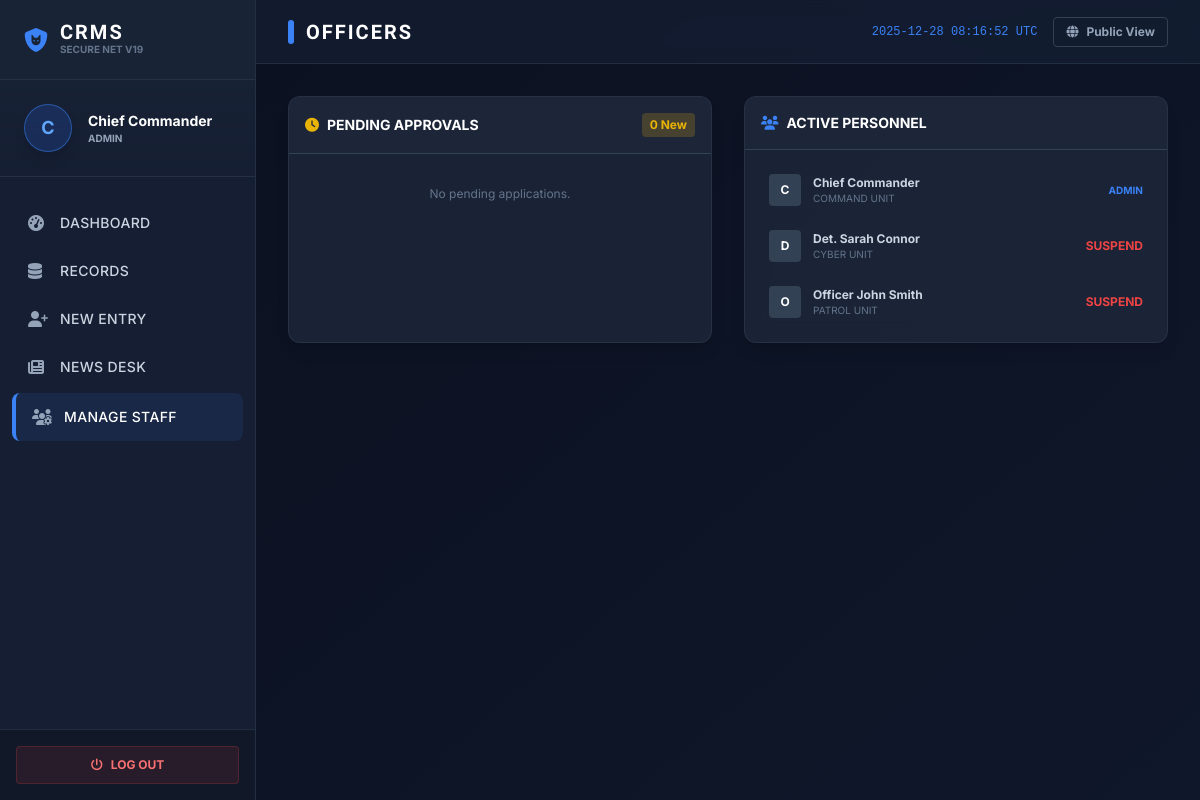
The app's page /login.php?page=officers (signed in) with its own data.
### tables this page shows
CREATE TABLE IF NOT EXISTS users (
    user_id INT PRIMARY KEY AUTO_INCREMENT,
    full_name VARCHAR(100) NOT NULL,
    username VARCHAR(50) NOT NULL UNIQUE,
    password VARCHAR(255) NOT NULL,
    role ENUM('admin', 'officer', 'newscaster') DEFAULT 'officer',
    unit VARCHAR(50) DEFAULT 'General',
    status ENUM('active', 'pending', 'suspended') DEFAULT 'pending',
    last_login DATETIME,
    face_image LONGTEXT,  
    created_at TIMESTAMP DEFAULT CURRENT_TIMESTAMP
);

### login.php (the view, shortened to what the rows shown need)
<?php
$db_host = "localhost"; $db_user = "root"; $db_pass = "";
$conn = null;
try {
    $conn = @new mysqli($db_host, $db_user, $db_pass, "crms_db1");
} catch (Exception $e) {
    die("System Error: Database connection failed. Please ensure XAMPP/WAMP is running and 'crms_db' exists.");
}
try {
    $conn->query("CREATE TABLE IF NOT EXISTS news_feed (
        news_id INT AUTO_INCREMENT PRIMARY KEY,
        title VARCHAR(255),
        content TEXT,
        type VARCHAR(50),
        media VARCHAR(255),
        author_id INT,
        is_public TINYINT(1) DEFAULT 1,
        created_at TIMESTAMP DEFAULT CURRENT_TIMESTAMP
    )");
} catch (Exception $e) {}
$user_id = $_SESSION['user_id'] ?? 0;
$page = $_GET['page'] ?? 'login';
?>
<!DOCTYPE html>
<html lang="en" class="dark">
<head>
    <script src="https://cdn.tailwindcss.com"></script>
    <link rel="stylesheet" href="https://cdnjs.cloudflare.com/ajax/libs/font-awesome/6.4.0/css/all.min.css">
</head>
<body class="bg-darkbg text-slate-300 font-sans antialiased min-h-screen">
    <?php if (!$user_id): ?>
        <div class="min-h-screen flex items-center justify-center p-4 relative overflow-hidden">
            <div class="absolute inset-0 bg-[url('https://images.unsplash.com/photo-1550751827-4bd374c3f58b?q=80&w=1920')] bg-cover opacity-10"></div>
            <div class="relative z-10 w-full max-w-md glass rounded-2xl shadow-2xl overflow-hidden border border-slate-700/50">
                <div class="bg-gradient-to-r from-blue-900/50 to-slate-900/50 p-8 text-center border-b border-slate-700/50">
                    <i class="fa-solid fa-shield-cat text-5xl text-blue-500 mb-4"></i>
                    <h2 class="font-display text-3xl font-bold uppercase text-white"><?php echo $page=='register'?'Officer Intake':'Secure Login'; ?></h2>
                    <p class="text-xs text-blue-300 uppercase tracking-widest mt-1">National Crime Bureau</p>
                </div>
                <div class="p-8">
                    <form method="POST" class="space-y-5">
                        <?php if ($page == 'register'): ?>
                            <div><label class="text-[10px] font-bold uppercase text-slate-500">Full Name</label><input type="text" name="fullname" class="w-full p-3 input-pro rounded" required></div>
                            <div><label class="text-[10px] font-bold uppercase text-slate-500">Role</label><select name="role" class="w-full p-3 input-pro rounded"><option value="officer">Officer</option><option value="newscaster">Media / Press</option></select></div>
                        <?php endif; ?>
                        <div><label class="text-[10px] font-bold uppercase text-slate-500">Badge ID</label><input type="text" name="username" class="w-full p-3 input-pro rounded" required></div>
                        <div><label class="text-[10px] font-bold uppercase text-slate-500">Password</label><input type="password" name="password" class="w-full p-3 input-pro rounded" required></div>
                        <div class="flex items-center justify-between bg-slate-800/50 p-3 rounded border border-slate-700">
                            <span class="text-xs font-mono text-blue-300 font-bold">SECURITY CHECK: <?php echo $_SESSION['c_n1']." + ".$_SESSION['c_n2']; ?> = ?</span>
                            <input type="number" name="captcha" class="w-16 p-1 text-center bg-slate-900 border border-slate-600 rounded text-white font-bold" required>
                        </div>
                        <button type="submit" name="<?php echo $page=='register'?'register':'login'; ?>" class="w-full bg-accent hover:bg-blue-600 text-white font-bold py-3 rounded uppercase tracking-widest transition shadow-lg">
                            <?php echo $page=='register'?'Submit Application':'Authenticate'; ?>
                        </button>
                    </form>
                    <div class="mt-6 text-center text-xs space-y-3 pt-4 border-t border-slate-700/50">
                        <a href="?page=<?php echo $page=='register'?'login':'register'; ?>" class="text-blue-400 hover:text-white font-bold uppercase"><?php echo $page=='register'?'Return to Login':'Apply for Access'; ?></a>
                        <br>
                        <a href="index.php" class="text-slate-500 hover:text-slate-300">Return to Public Portal</a>
                    </div>
                </div>
            </div>
        </div>
    <?php else: ?>
        <div class="flex h-screen overflow-hidden bg-darkbg">
            <aside class="w-20 lg:w-64 bg-panel flex-shrink-0 flex flex-col border-r border-slate-700/50 z-20">
                <div class="h-20 flex items-center justify-center lg:justify-start lg:px-6 border-b border-slate-700/50 bg-slate-800/50">
                    <div><h1 class="font-display font-black text-xl text-white tracking-widest leading-none">CRMS</h1><p class="text-[10px] text-slate-500 uppercase font-bold">Secure Net v19</p></div>
                </div>
            </aside>
            <main class="flex-1 flex flex-col h-full relative overflow-hidden bg-gradient-to-br from-darkbg to-slate-900">
                <header class="h-16 border-b border-slate-700/50 bg-panel/80 backdrop-blur flex items-center justify-between px-8 z-10">
                    <h2 class="font-display text-xl font-bold uppercase text-white tracking-widest flex items-center gap-3">
                        <span class="w-1.5 h-6 bg-accent rounded-full"></span>
                        <?php echo str_replace('_', ' ', $page); ?>
                    </h2>
                </header>
                <div class="flex-1 overflow-y-auto p-8 relative z-10 scroll-smooth">
                    <?php if ($page == 'dashboard'):
                        $total = 0; $wanted = 0; $recent = false;
                        try {
                            $total_res = $conn->query("SELECT COUNT(*) as c FROM criminals");
                            if($total_res) $total = $total_res->fetch_assoc()['c'];
                            $wanted_res = $conn->query("SELECT COUNT(*) as c FROM criminals WHERE status='Wanted'");
                            if($wanted_res) $wanted = $wanted_res->fetch_assoc()['c'];
                            $recent = $conn->query("SELECT * FROM criminals ORDER BY created_at DESC LIMIT 5");
                        } catch(Exception $e) {}
                    ?>
                        <div class="grid grid-cols-1 md:grid-cols-4 gap-6 mb-8">
                            <div class="glass p-5 rounded-lg border-l-4 border-accent">
                                <p class="text-[10px] uppercase font-bold text-slate-400">Total Records</p>
                                <h3 class="text-3xl font-mono font-bold text-white"><?php echo $total; ?></h3>
                            </div>
                            <div class="glass p-5 rounded-lg border-l-4 border-danger">
                                <p class="text-[10px] uppercase font-bold text-slate-400">Active Warrants</p>
                                <h3 class="text-3xl font-mono font-bold text-white"><?php echo $wanted; ?></h3>
                            </div>
                            <div class="glass p-5 rounded-lg border-l-4 border-yellow-500 flex justify-between items-center">
                                <div>
                                    <p class="text-[10px] uppercase font-bold text-slate-400">Local Weather</p>
                                    <h3 class="text-3xl font-mono font-bold text-white">24°C</h3>
                                </div>
                                <i class="fa-solid fa-cloud-sun text-4xl text-yellow-500"></i>
                            </div>
                            <div class="bg-accent/10 p-5 rounded-lg border border-accent/20 flex flex-col justify-center items-center text-center group cursor-pointer hover:bg-accent/20 transition">
                                <?php if($_SESSION['role'] != 'newscaster'): ?>
                                    <a href="?page=add_record" class="w-full h-full flex flex-col justify-center items-center">
                                        <i class="fa-solid fa-plus text-3xl text-accent mb-2 group-hover:scale-110 transition"></i>
                                        <p class="text-xs font-bold text-white uppercase tracking-widest">Quick Entry</p>
                                    </a>
                                <?php else: ?>
                                    <a href="?page=news_desk" class="w-full h-full flex flex-col justify-center items-center">
                                        <i class="fa-solid fa-newspaper text-3xl text-accent mb-2 group-hover:scale-110 transition"></i>
                                        <p class="text-xs font-bold text-white uppercase tracking-widest">Post News</p>
                                    </a>
                                <?php endif; ?>
                            </div>
                        </div>
                        <div class="grid grid-cols-1 lg:grid-cols-2 gap-8">
                            <div class="glass rounded-lg overflow-hidden border border-slate-700/50">
                                <div class="p-4 bg-slate-800/50 border-b border-slate-700/50 flex justify-between items-center">
                                    <h3 class="font-display font-bold text-white uppercase tracking-wide">Live Operations Feed</h3>
                                    <span class="w-2 h-2 bg-red-500 rounded-full animate-ping"></span>
                                </div>
                                <div class="p-4 space-y-3">
                                    <?php if($recent && $recent->num_rows > 0): while($r=$recent->fetch_assoc()): ?>
                                    <div class="flex items-center gap-4 p-3 bg-slate-800/50 rounded border border-slate-700/50 hover:border-accent/50 transition">
                                        <img src="<?php echo get_image($r['mugshot']); ?>" class="w-10 h-10 rounded object-cover border border-slate-600">
                                        <div class="flex-1">
                                            <div class="flex justify-between">
                                                <h4 class="text-sm font-bold text-white"><?php echo $r['full_name']; ?></h4>
                                                <span class="text-[10px] font-mono text-slate-500"><?php echo date('H:i', strtotime($r['created_at'])); ?></span>
                                            </div>
                                            <p class="text-xs text-slate-400 uppercase"><?php echo $r['crime_type']; ?> <span class="text-slate-600">|</span> <span class="<?php echo $r['status']=='Wanted'?'text-danger':'text-green-500'; ?> font-bold"><?php echo $r['status']; ?></span></p>
                                        </div>
                                    </div>
                                    <?php endwhile; else: ?>
                                        <p class="text-slate-500 text-xs text-center py-4">No recent activity.</p>
                                    <?php endif; ?>
                                </div>
                            </div>
                            <div class="glass rounded p-6 flex flex-col justify-center items-center text-center">
                                <div class="w-40 h-40 rounded-full border-4 border-slate-700 flex items-center justify-center mb-4 relative">
                                    <div class="absolute inset-0 rounded-full border-t-4 border-accent animate-spin"></div>
                                    <i class="fa-solid fa-server text-5xl text-slate-600"></i>
                                </div>
                                <h3 class="font-display font-bold text-2xl text-white">Network Secure</h3>
                                <p class="text-xs text-slate-500 mt-2 tracking-widest uppercase">Connecting to Interpol Database...<br>Status: Synced</p>
                            </div>
                        </div>
                    <?php elseif ($page == 'officers' && $_SESSION['role'] == 'admin'): ?>
                        <div class="grid grid-cols-1 lg:grid-cols-2 gap-8">
                            <div class="glass rounded-xl shadow-lg border border-slate-700/50 overflow-hidden">
                                <div class="max-h-96 overflow-y-auto p-4 space-y-2">
                                    <?php
                                    try {
                                        $active = $conn->query("SELECT * FROM users WHERE status='active' ORDER BY unit");
                                        while($u = $active->fetch_assoc()): ?>
                                            <div class="flex items-center justify-between p-2 hover:bg-slate-800/30 rounded transition">
                                                <div class="flex items-center gap-3">
                                                    <div class="w-8 h-8 rounded bg-slate-700 flex items-center justify-center text-xs font-bold text-white">
                                                        <?php echo substr($u['full_name'],0,1); ?>
                                                    </div>
                                                    <div>
                                                        <p class="text-slate-300 text-xs font-bold"><?php echo $u['full_name']; ?></p>
                                                        <p class="text-[10px] text-slate-500 uppercase"><?php echo $u['unit']; ?> Unit</p>
                                                    </div>
                                                </div>
                                                <?php if($u['role'] != 'admin'): ?>
                                                    <a href="?suspend_id=<?php echo $u['user_id']; ?>" onclick="return confirm('Suspend this officer?')" class="text-red-500 hover:text-red-400 text-xs font-bold uppercase">Suspend</a>
                                                <?php else: ?>
                                                    <span class="text-blue-500 text-[10px] font-bold uppercase">Admin</span>
                                                <?php endif; ?>
                                            </div>
                                        <?php endwhile;
                                    } catch (Exception $e) {} ?>
                                </div>
                            </div>
                        </div>
                    <?php endif; ?>
                </div>
            </main>
        </div>
    <?php endif; ?>
</body>
</html>

### records on screen
users: full_name "C", full_name "Chief Commander", unit "COMMAND", role "ADMIN"
users: full_name "D", full_name "Det. Sarah Connor", unit "CYBER"
users: full_name "O", full_name "Officer John Smith", unit "PATROL"

### other values on screen
substr($_SESSION['name'], 0, 1) "C"
$_SESSION['name'] "Chief Commander"
$_SESSION['role'] "ADMIN"
str_replace('_', ' ', $page) "OFFICERS"
$pending_count "0"
